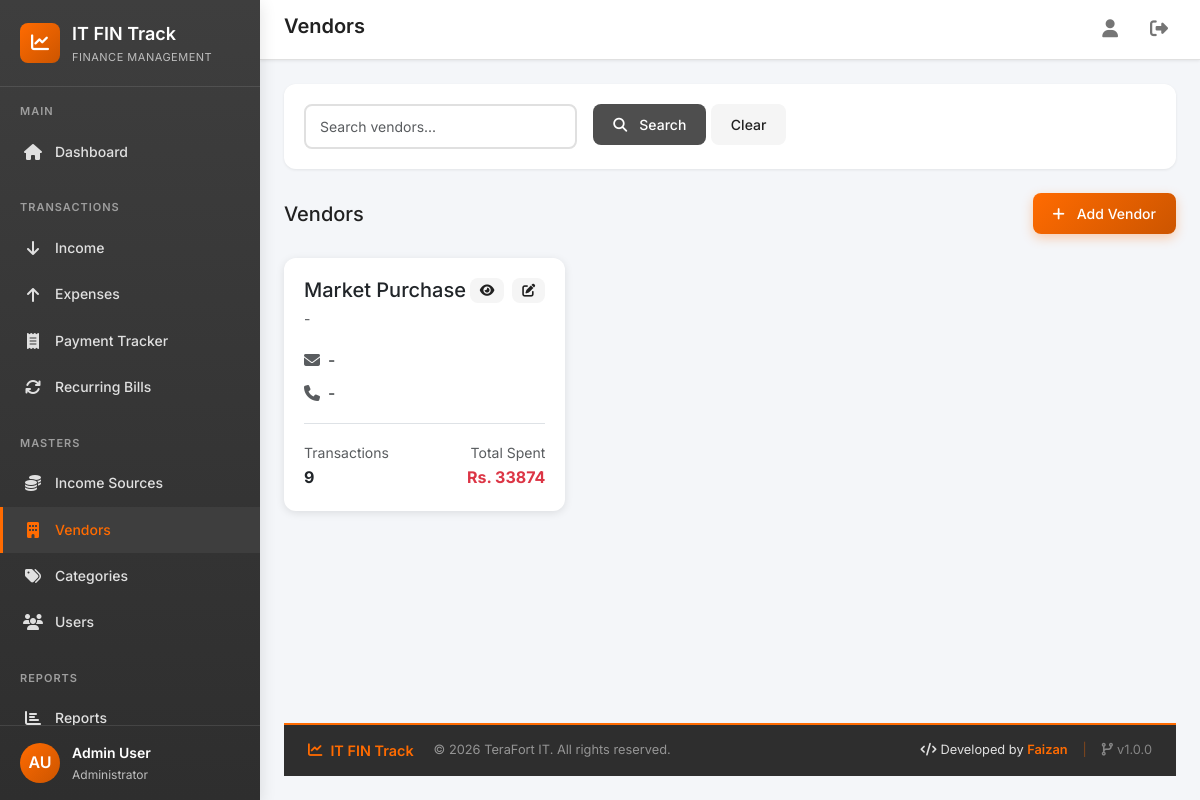
The page /vendors/ (signed in) on the database as committed earlier.
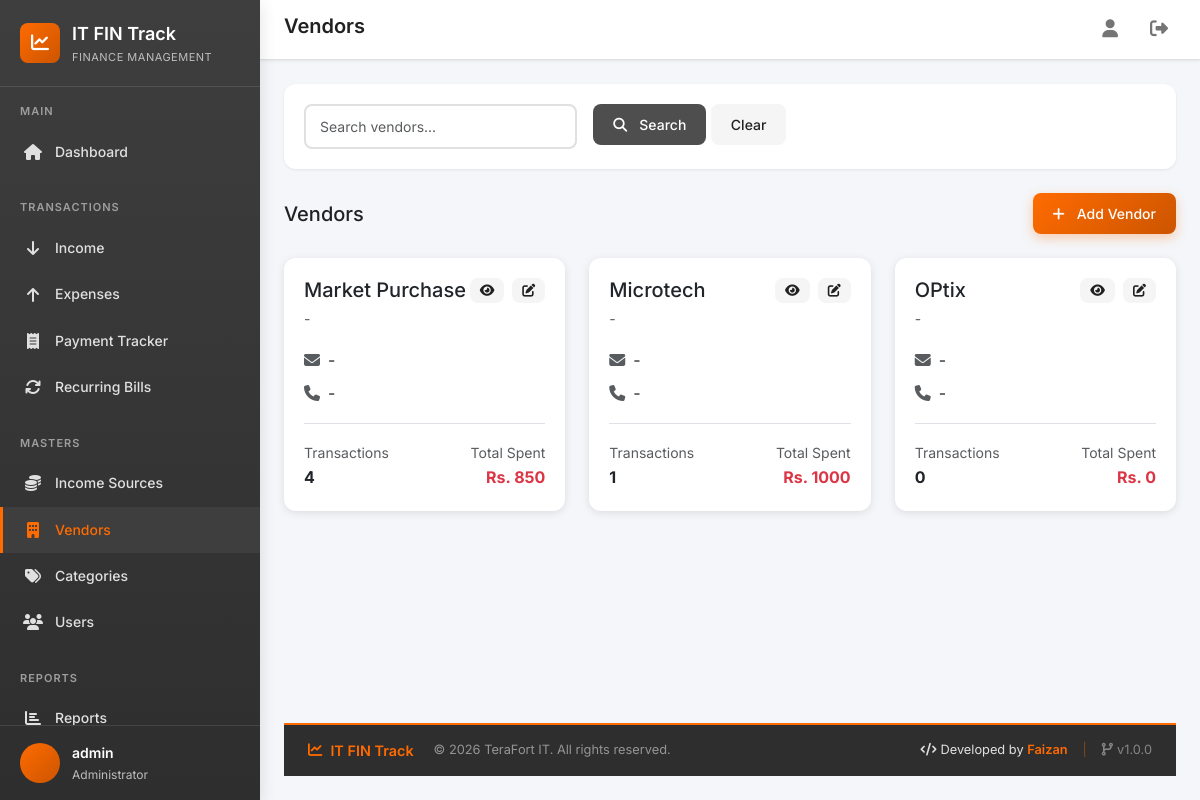
The same page on the database as committed later.
### core/models/user.py (models this page shows, shortened)
class User(AbstractUser):
    class Role(models.TextChoices):
        ADMIN = 'admin', 'Administrator'
        EXECUTIVE = 'executive', 'IT Executive'
        ACCOUNTANT = 'accountant', 'Accountant'
        MANAGER = 'manager', 'Manager'
        VIEWER = 'viewer', 'Viewer'
    role = models.CharField(
        max_length=20,
        choices=Role.choices,
        default=Role.VIEWER,
        help_text='User role determines access permissions'
    )
    department = models.CharField(
        max_length=100,
        blank=True,
        default='IT',
        help_text='Department the user belongs to'
    )
    phone = models.CharField(
        max_length=20,
        blank=True,
        help_text='Contact phone number'
    )
    is_soft_deleted = models.BooleanField(
        default=False,
        help_text='Soft delete flag - never lose data'
    )
    created_at = models.DateTimeField(auto_now_add=True)
    updated_at = models.DateTimeField(auto_now=True)
    class Meta:
        verbose_name = 'User'
        verbose_name_plural = 'Users'
        ordering = ['-created_at']
    @property
    def is_admin(self):
        return self.role == self.Role.ADMIN
    @property
    def can_edit(self):
        return self.role in [self.Role.ADMIN, self.Role.EXECUTIVE, self.Role.ACCOUNTANT]

### core/models/vendor.py (models this page shows, shortened)
class Vendor(models.Model):
    name = models.CharField(
        max_length=200,
        help_text='Vendor/Company name'
    )
    contact_person = models.CharField(
        max_length=100,
        blank=True,
        help_text='Primary contact person'
    )
    email = models.EmailField(
        blank=True,
        help_text='Contact email'
    )
    phone = models.CharField(
        max_length=20,
        blank=True,
        help_text='Contact phone number'
    )
    address = models.TextField(
        blank=True,
        help_text='Vendor address'
    )
    gst_number = models.CharField(
        max_length=50,
        blank=True,
        help_text='GST/Tax registration number'
    )
    bank_details = models.TextField(
        blank=True,
        help_text='Bank account details for payments'
    )
    notes = models.TextField(
        blank=True,
        help_text='Additional notes about the vendor'
    )
    is_active = models.BooleanField(
        default=True,
        help_text='Is this vendor currently active?'
    )
    is_soft_deleted = models.BooleanField(
        default=False,
        help_text='Soft delete flag'
    )
    created_at = models.DateTimeField(auto_now_add=True)
    updated_at = models.DateTimeField(auto_now=True)
    class Meta:
        verbose_name = 'Vendor'
        verbose_name_plural = 'Vendors'
        ordering = ['name']

### core/views/vendor.py (the view)
# urls.py: path('vendors/', vendor_views.vendor_list, name='vendor_list'),
@login_required
def vendor_list(request):
    vendors = Vendor.objects.filter(is_soft_deleted=False).annotate(
        total_expense=Sum('expenses__amount', filter=Q(expenses__is_soft_deleted=False, expenses__status='approved'), default=0),
        count_expense=Count('expenses', filter=Q(expenses__is_soft_deleted=False, expenses__status='approved'))
    )
    search = request.GET.get('search', '').strip()
    if search:
        vendors = vendors.filter(
            Q(name__icontains=search) |
            Q(contact_person__icontains=search) |
            Q(email__icontains=search)
        )
    order = request.GET.get('order', 'name')
    vendors = vendors.order_by(order)
    paginator = Paginator(vendors, 20)
    page = request.GET.get('page', 1)
    vendors = paginator.get_page(page)
    return render(request, 'core/vendor/list.html', {
        'vendors': vendors,
        'search': search,
    })

### core/context_processors.py (called while the page is built)
def theme_colors(request):
    return {
        'THEME_COLORS': getattr(settings, 'THEME_COLORS', {}),
    }

### templates/core/vendor/list.html (shortened to what this page needs)
{% extends 'base.html' %}
{% block page_title %}Vendors{% endblock %}
{% block content %}
<div class="fade-in">
    <div class="filter-section">
        <form method="get" class="row g-3">
            <div class="col-md-4">
                <input type="text" class="form-control" name="search" placeholder="Search vendors..." value="{{ search }}">
            </div>
            <div class="col-md-4">
                <button type="submit" class="btn btn-secondary"><i class="fas fa-search me-1"></i>Search</button>
                <a href="{% url 'core:vendor_list' %}" class="btn btn-light">Clear</a>
            </div>
        </form>
    </div>
    <div class="d-flex justify-content-between align-items-center mb-4">
        <h5 class="mb-0">Vendors</h5>
        {% if request.user.can_edit %}
        <a href="{% url 'core:vendor_create' %}" class="btn btn-primary">
            <i class="fas fa-plus me-1"></i>Add Vendor
        </a>
        {% endif %}
    </div>
    <div class="row g-4">
        {% for vendor in vendors %}
        <div class="col-lg-4 col-md-6">
            <div class="card h-100">
                <div class="card-body">
                    <div class="d-flex justify-content-between align-items-start mb-3">
                        <div>
                            <h5 class="mb-1">{{ vendor.name }}</h5>
                            <small class="text-muted">{{ vendor.contact_person|default:"-" }}</small>
                        </div>
                        <div class="action-buttons">
                            <a href="{% url 'core:vendor_detail' vendor.pk %}" class="btn btn-sm btn-light"><i class="fas fa-eye"></i></a>
                            {% if request.user.can_edit %}
                            <a href="{% url 'core:vendor_edit' vendor.pk %}" class="btn btn-sm btn-light"><i class="fas fa-edit"></i></a>
                            {% endif %}
                        </div>
                    </div>
                    <div class="mb-2">
                        <i class="fas fa-envelope me-2 text-muted"></i>{{ vendor.email|default:"-" }}
                    </div>
                    <div class="mb-3">
                        <i class="fas fa-phone me-2 text-muted"></i>{{ vendor.phone|default:"-" }}
                    </div>
                    <div class="d-flex justify-content-between border-top pt-3">
                        <div>
                            <small class="text-muted">Transactions</small>
                            <div class="fw-bold">{{ vendor.count_expense }}</div>
                        </div>
                        <div class="text-end">
                            <small class="text-muted">Total Spent</small>
                            <div class="fw-bold text-danger">Rs. {{ vendor.total_expense|floatformat:0 }}</div>
                        </div>
                    </div>
                </div>
            </div>
        </div>
        {% endfor %}
    </div>
</div>
{% endblock %}

### templates/base.html (shortened to what the changed rows need)
{% load static %}
<!DOCTYPE html>
<html lang="en">
<head>
    <link href="https://cdn.jsdelivr.net/npm/bootstrap@5.3.2/dist/css/bootstrap.min.css" rel="stylesheet">
    <link rel="stylesheet" href="https://cdnjs.cloudflare.com/ajax/libs/font-awesome/6.5.1/css/all.min.css">
    <link rel="stylesheet" href="{% static 'css/style.css' %}">
</head>
<body>
    <div class="app-container">
        <aside class="sidebar" id="sidebar">
            <div class="sidebar-footer">
                <div class="user-info">
                    <div class="user-avatar">
                        {{ request.user.first_name|slice:":1"|upper }}{{ request.user.last_name|slice:":1"|upper }}
                    </div>
                    <div>
                        <div class="user-name">{{ request.user.get_full_name|default:request.user.username }}</div>
                        <div class="user-role">{{ request.user.get_role_display }}</div>
                    </div>
                </div>
            </div>
        </aside>
        <main class="main-content">
            <header class="top-header">
                <div class="header-left">
                    <h1 class="page-title">{% block page_title %}Dashboard{% endblock %}</h1>
                </div>
            </header>
            {% block content %}{% endblock %}
        </main>
    </div>
</body>
</html>

Rows that differ between the two databases and show on the page:
changed User "Administrator": user.get_full_name "Admin User" → "admin"; user.first_name "A" → (not shown); user.last_name "U" → (not shown)
changed Vendor "Market Purchase": count_expense "9" → "4"; total_expense "33874" → "850"
added Vendor: name "Microtech", contact_person "-", email "-", phone "-", count_expense "1", total_expense "1000"
added Vendor: name "OPtix", contact_person "-", email "-", phone "-", count_expense "0", total_expense "0"
